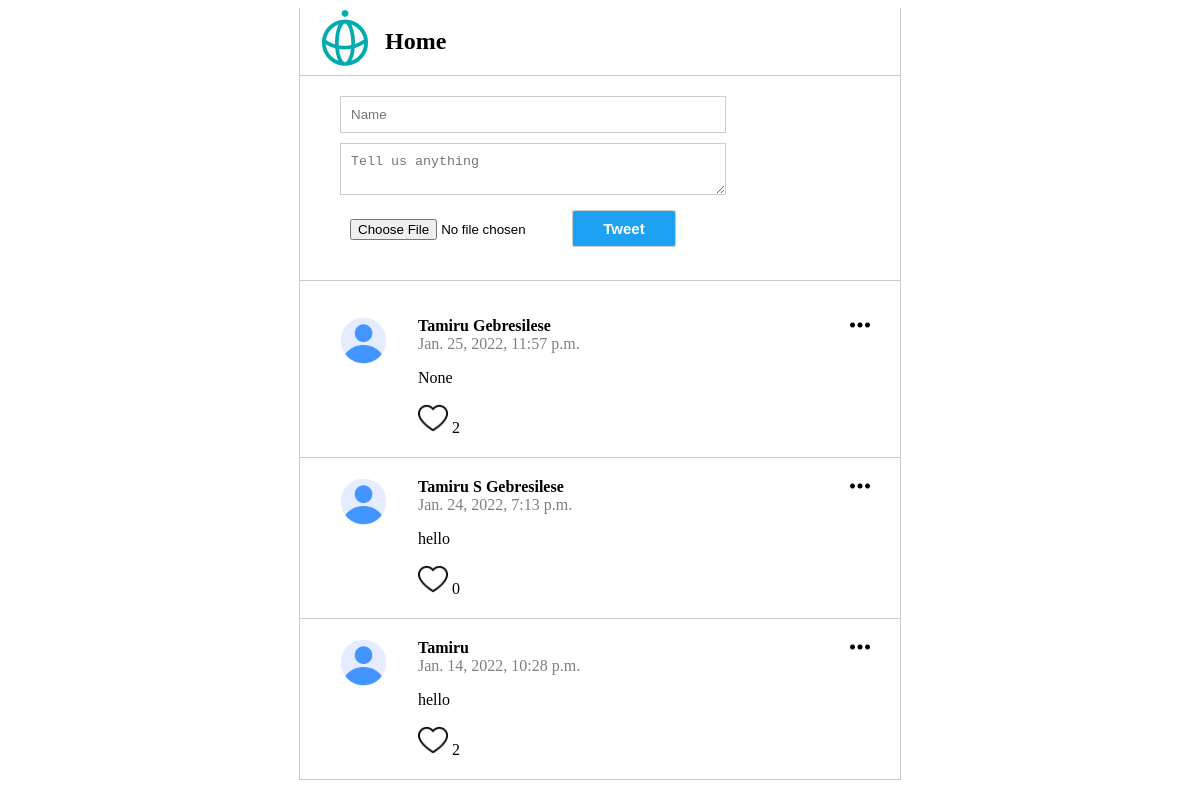
The page / on the database its author committed.
### posts/models.py (models this page shows)
class Post(models.Model):
    class Meta(object):
        db_table = 'post'
    name = models.CharField(
        'Name',blank=False, null=False, max_length=50, db_index=True,default='Anonymous'
    )
    body = models.CharField(
        'Body',blank=True, null=True, max_length=140, db_index=True
    )
    likecount = models.IntegerField(
        'likecount', default=0, blank=True
    )
    image = CloudinaryField(
        'image', blank = True, db_index = True
    )
    created_at = models.DateTimeField(
        'created DateTime', blank=True, auto_now_add=True
    )

### posts/views.py (the view, shortened to what this page needs)
# urls.py: path('', views.index, name='index'),
def index(request):
    posts = Post.objects.all().order_by('-created_at')[:20]
    return render(request, 'posts.html',{'posts': posts})

### templates/posts.html (shortened to what this page needs)
{% extends 'base.html' %} {% block content %}{% load static %}
<section class="content">
  <div class="header">
    <img src="{% static 'img/techis-logo.png' %}" alt="">
    <h1>Home</h1>
  </div>
  <section class="post_form">
    <form action="/" method="POST"  enctype="multipart/form-data">
      <input type="text" name="name" placeholder="Name" required /><br />
      <textarea name="body" placeholder="Tell us anything" required></textarea
      ><br />
      <input id ="uploadfile" type="file" name ="image">
      <input id ="button" type="submit" value="Tweet" />
    </form>
  </section>
  <section class="posts">
    <ul>
      {% for post in posts %}
      <li>
          <img class="menu_icon js-menu-icon" src="{% static 'img/menu.png' %}"/>
        <div class="logo">
          <img src="{% static 'img/user.png' %}" />
        </div>
        <div class="name_body">
          <div class="name">{{post.name}} <br /></div>
          <div class="datetime">{{post.created_at}} <br /></div>
          <p>{{post.body}} <br /></p>
          <div>
            <a href="/like/{{post.id}}">
              <img src="{% static 'img/love.png' %}" style="width: 30px;" alt=""></a>
            {{post.likecount}}
          </div>
        </div>
      </li>
      {% endfor %}
    </ul>
  </section>
</section>
{% endblock %}

### templates/base.html (shortened to what this page needs)
<!DOCTYPE html>
<html lang="en">
<head>
    {% load static %}
    <link rel="stylesheet" href="{% static 'CSS/style.css' %}">
</head>
<body>
 {% block content %} {{ content }} {% endblock %}
</body>
</html>

### static/CSS/style.css (style rules this page uses)
html,body { height: 100%; }
.content { max-width: 600px; margin: 0 auto; border-left: 1px solid #ccc; border-right: 1px solid #ccc; }
.header { display: flex; padding-left: 15px; border-bottom: 1px solid #ccc; }
.header img { height: 60px; }
.header h1 { padding-left: 10px; }
.post_form { padding: 20px 40px; border-bottom: 1px solid #ccc; }
.post_form input { width: 70%; margin-bottom: 10px; padding: 10px; border: 1px solid #ccc; }
.post_form textarea { width: 70%; padding: 10px; border: 1px solid #ccc; }
#uploadfile { width: 40%; border: hidden; overflow: hidden; background-color: none; padding-top: 20px; }
#button { width: 20%; background-color: rgb(29, 161, 242); color: white; font-size: 15px; font-weight: bold; border-radius: 5%; padding: 9px; cursor: pointer; }
.posts ul { padding: 0; }
.posts li { position: relative; display: flex; padding: 20px 40px; border-bottom: 1px solid #ccc; list-style: none; }
.posts li .menu_icon { width: 20px; position: absolute; right: 30px; top: 18px; }
.posts li .logo { flex-basis: 15%; }
.posts li .logo img { width: 60%; }
.posts li .name_body { flex-basis: 85%; }
.posts li .name_body .name { font-weight: bold; }
.posts li .name_body .datetime { color:gray; }

### rows shown on the page
Post: name "Tamiru Gebresilese", created_at "Jan. 25, 2022, 11:57 p.m.", body "None", likecount "2"
Post: name "Tamiru S Gebresilese", created_at "Jan. 24, 2022, 7:13 p.m.", body "hello", likecount "0"
Post: name "Tamiru", created_at "Jan. 14, 2022, 10:28 p.m.", body "hello", likecount "2"
